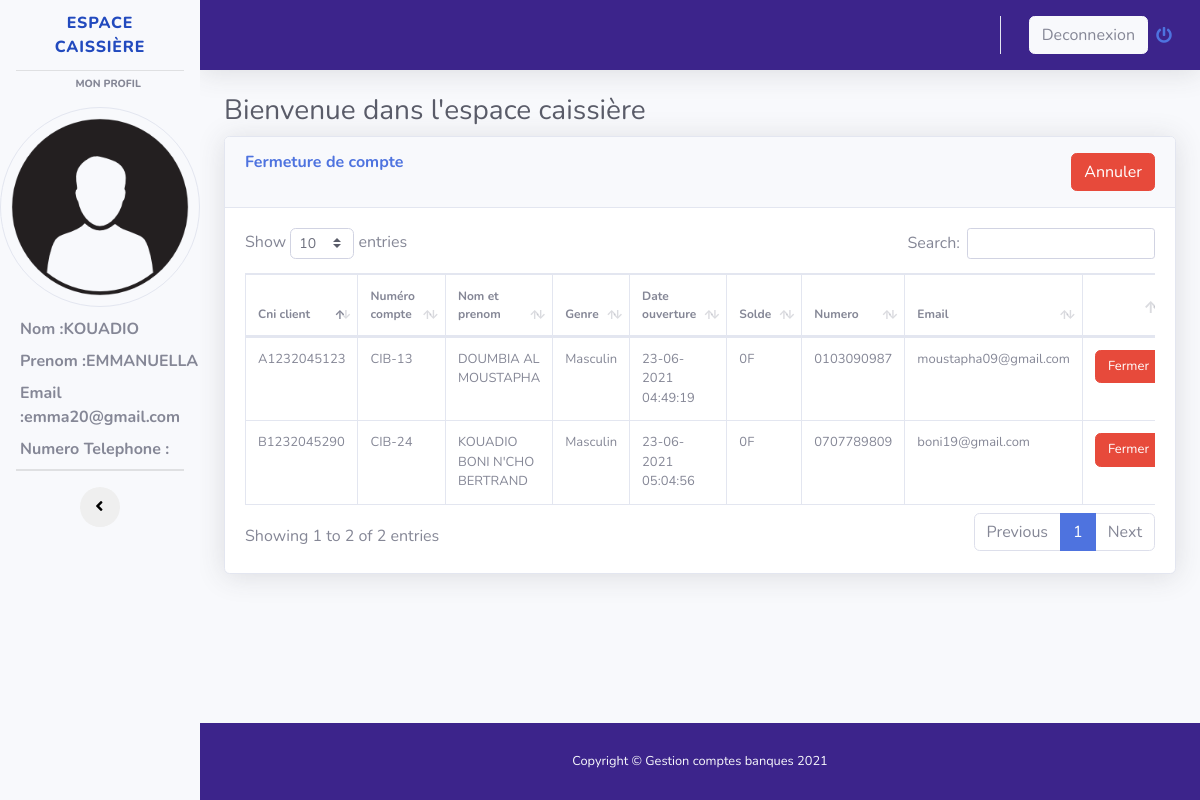
Screenshot of /espace_caissiere_fermeture_compte.php (signed in) with the database file from the repository.
### tables this page shows
CREATE TABLE `caissiere` (
  `idcaisse` int(11) NOT NULL,
  `nomcaisse` varchar(255) NOT NULL,
  `prenomcaisse` varchar(255) NOT NULL,
  `emailcaisse` varchar(255) NOT NULL,
  `passwordcaisse` varchar(255) DEFAULT 'cib2021@',
  `numerocaisse` varchar(255) DEFAULT NULL
);

CREATE TABLE `compte` (
  `idcompte` int(11) NOT NULL,
  `numerocpte` varchar(255) NOT NULL,
  `visaouverture` varchar(255) DEFAULT NULL,
  `dateouverture` varchar(255) NOT NULL,
  `datefermeture` varchar(255) DEFAULT NULL,
  `visafermeture` varchar(255) DEFAULT NULL,
  `obscpte` varchar(255) NOT NULL,
  `soldecpte` double NOT NULL DEFAULT 0,
  `idclient` int(11) NOT NULL,
  `archive` int(1) NOT NULL DEFAULT 0
);

CREATE TABLE `client` (
  `idclient` int(11) NOT NULL,
  `cni` varchar(255) DEFAULT NULL,
  `nomclient` varchar(255) NOT NULL,
  `prenomclient` varchar(255) NOT NULL,
  `datenaissance` date NOT NULL,
  `profession` varchar(255) NOT NULL,
  `telephone` varchar(255) NOT NULL,
  `email` varchar(255) DEFAULT NULL,
  `lienphoto` varchar(255) DEFAULT NULL,
  `liensignature` varchar(255) DEFAULT NULL,
  `archive` int(1) NOT NULL DEFAULT 0,
  `idsexe` int(1) NOT NULL DEFAULT 1
);

CREATE TABLE `sexe` (
  `idsexe` int(11) NOT NULL,
  `libsexe` varchar(255) NOT NULL
);

### espace_caissiere_fermeture_compte.php (the view, shortened to what this page needs)
<?php
$bd = bd();
?>
<!DOCTYPE html>
<html lang="en">
<head>
  <link href="vendor/fontawesome-free/css/all.min.css" rel="stylesheet" type="text/css">
  <link rel="stylesheet" href="//maxcdn.bootstrapcdn.com/font-awesome/4.7.0/css/font-awesome.min.css" />
  <link href="css/sb-admin-2.min.css" rel="stylesheet">
  <link href="vendor/datatables/dataTables.bootstrap4.min.css" rel="stylesheet">
</head>
<body id="page-top">
<div id="wrapper" class="bg-dark">
    <ul class="navbar-nav bg-light sidebar sidebar-white accordion" id="accordionSidebar">
      <a class="sidebar-brand d-flex align-items-center justify-content-center" href="#">
        <div class="sidebar-brand-icon rotate-n-15">
        </div>
        <div class="sidebar-brand-text mx-3">ESPACE CAISSIÈRE</div>
      </a>
      <hr class="sidebar-divider my-0">
      <div class="sidebar-heading" style="margin:5px auto;">
        Mon profil
      </div>
      <?php
        $requete = $bd->prepare("SELECT * FROM caissiere WHERE emailcaisse = ? ");
        $requete->execute(array($_SESSION['mail']));
        while($donne = $requete->fetch()){
      ?>
      <img src="image/user.png" class="rounded-circle border" alt="image" style="height: 200px; width:200px; margin:10px auto;"/>
      <label style="margin-left: 20px; font-weight:bold;">
          Nom :<?php echo $donne['nomcaisse']; ?>
      </label>
      <label style="margin-left: 20px; font-weight:bold">
          Prenom :<?php echo $donne['prenomcaisse']; ?>
      </label>
      <label style="margin-left: 20px; font-weight:bold">
          Email :<?php echo $donne['emailcaisse']; ?>
      </label>
      <label style="margin-left: 20px; font-weight:bold">
          Numero Telephone :<br> <?php echo $donne['numerocaisse']; ?>
      </label>
      <?php
        }
      ?>
      <hr class="sidebar-divider my-0">
      <hr class="sidebar-divider">
      <div class="text-center d-none d-md-inline">
        <button class="rounded-circle border-0" id="sidebarToggle"></button>
      </div>
    </ul>
    <div id="content-wrapper" class="d-flex flex-column">
      <div id="content">
        <nav class="navbar navbar-expand text-light topbar mb-4 static-top shadow" style="background:rgb(60,36,139);">
          <ul class="navbar-nav ml-auto">
            <li class="nav-item dropdown no-arrow">
              <a class="nav-link dropdown-toggle" href="#" id="userDropdown" role="button" data-toggle="dropdown" aria-haspopup="true" aria-expanded="false">
                <span class="mr-2 d-none d-lg-inline text-gray-600 small btn btn-light">Deconnexion</span>
                <i class="fas fa-power-off"></i>
              </a>
            </li>
          </ul>
        </nav>
        <div class="container-fluid">
          <h1 class="h3 mb-2 text-gray-800">Bienvenue dans l'espace caissière </h1>
          <div class="card shadow mb-4">
            <div class="card-header py-3">
              <h6 class="m-0 font-weight-bold text-primary">Fermeture de compte <a href="espace_caissiere_home.php" class="btn btn-danger text-white" style="float:right;">Annuler </a></h6>
            </div>
            <div class="card-body">
              <div class="table-responsive">
              <table class="table table-bordered" id="dataTable" width="100%" cellspacing="0">
                  <thead>
                  <?php
                    $requete = $bd->prepare("SELECT * FROM compte LEFT JOIN client ON client.idclient = compte.idclient LEFT JOIN sexe ON sexe.idsexe = client.idsexe WHERE compte.archive = 0");
                    $donne = $requete->execute();
                  ?>
                    <tr>
                      <th style="font-size:12px;">Cni client</th>
                      <th style="font-size:12px;">Numéro compte</th>
                      <th style="font-size:12px;width:200px;">Nom et prenom</th>
                      <th style="font-size:12px;">Genre</th>
                      <th style="font-size:12px;">Date ouverture</th>
                      <th style="font-size:12px;">Solde</th>
                      <th style="font-size:12px;">Numero</th>
                      <th style="font-size:12px;">Email</th>
                      <th></th>
                    </tr>
                  </thead>
                  <tbody>
                    <?php
                      while($donnes = $requete->fetch() ){ ?>
                    <tr>
                      <td style="font-size:13px;"><?php echo $donnes['cni'];?></td>
                      <td style="font-size:13px;"><?php echo $donnes['numerocpte'].''.$donnes['idcompte'];?></td>
                      <td style="font-size:13px;width:150px;"><?php echo $donnes['nomclient'].' '.$donnes['prenomclient'];?></td>
                      <td style="font-size:13px;"><?php echo $donnes['libsexe'];?></td>
                      <td style="font-size:13px;"><?php echo $donnes['dateouverture'];?></td>
                      <td style="font-size:13px;"><?php echo $donnes['soldecpte'].'F';?></td>
                      <td style="font-size:13px;"><?php echo $donnes['telephone'];?></td>
                      <td style="font-size:13px;"><?php echo $donnes['email'];?></td>
                      <td><a class="btn btn-danger" title="Supprimer" style="font-size:13px;" href="supprimer_cpte.php?Id_cpteferme=<?php echo $donnes['idcompte'];?>" onclick="return(confirm('Etes-vous sûr de vouloir fermer ce compte ???'));">Fermer</a></td>
                    </tr>
                    <?php
                     }
                    ?>
                  </tbody>
                </table>
              </div>
            </div>
          </div>
        </div>
      </div>
      <footer class="sticky-footer text-light" style="background:rgb(60,36,139);">
        <div class="container my-auto">
          <div class="copyright text-center my-auto">
            <span>Copyright &copy; Gestion comptes banques 2021</span>
          </div>
        </div>
      </footer>
    </div>
  </div>
</body>
</html>

### rows the page displays
caissiere: nomcaisse "KOUADIO", prenomcaisse "EMMANUELLA", emailcaisse "emma20@gmail.com"
compte: idclient.cni "A1232045123", numerocpte "CIB-1", idcompte "3", idclient.nomclient "DOUMBIA", idclient.prenomclient "AL MOUSTAPHA", sexe.libsexe "Masculin", dateouverture "23-06-2021 04:49:19", soldecpte "0", idclient.telephone "0103090987", idclient.email "moustapha09@gmail.com"
compte: idclient.cni "B1232045290", numerocpte "CIB-2", idcompte "4", idclient.nomclient "KOUADIO", idclient.prenomclient "BONI N'CHO BERTRAND", sexe.libsexe "Masculin", dateouverture "23-06-2021 05:04:56", soldecpte "0", idclient.telephone "0707789809", idclient.email "boni19@gmail.com"
